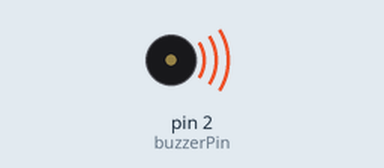
This sketch was run on a simulated Arduino Uno, built with avr-gcc and run on an emulated ATmega328P. Parts: buzzer (waves = sounding).

Above: at 0.2 s.
At 5.5 s:
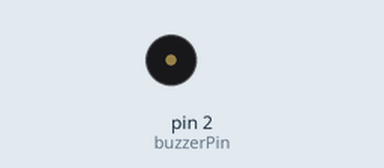
Timing chart, 0 to 6.9 s (numbered marks = the images above):
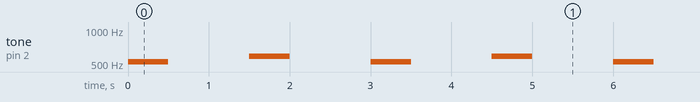

The sketch:

buzzer_with_tone.ino
```cpp
// constants:
#define NOTE_C5  523
#define NOTE_CS5 554
#define NOTE_D5  587
#define NOTE_DS5 622
#define NOTE_E5  659
#define NOTE_F5  698
#define NOTE_FS5 740
#define NOTE_G5  784
#define NOTE_GS5 831
#define NOTE_A5  880
#define NOTE_AS5 932
#define NOTE_B5  988
#define NOTE_C6  1047


// control variables:
int buzzerPin = 2;
int button1 = 4;


void setup() {
  pinMode(buzzerPin, OUTPUT);

}

void loop() {
  tone(buzzerPin, NOTE_C5);
  delay(500);
  noTone(buzzerPin);

  delay(1000);

  tone(buzzerPin, NOTE_D5);
  delay(500);
  noTone(buzzerPin);

  delay(1000);

}
```

Measured:
- by itself, tone on pin 2 (buzzerPin): repeats every 3.0 s: silent 1.0 s, 587 Hz 0.50 s, silent 1.0 s, 523 Hz 0.50 s
